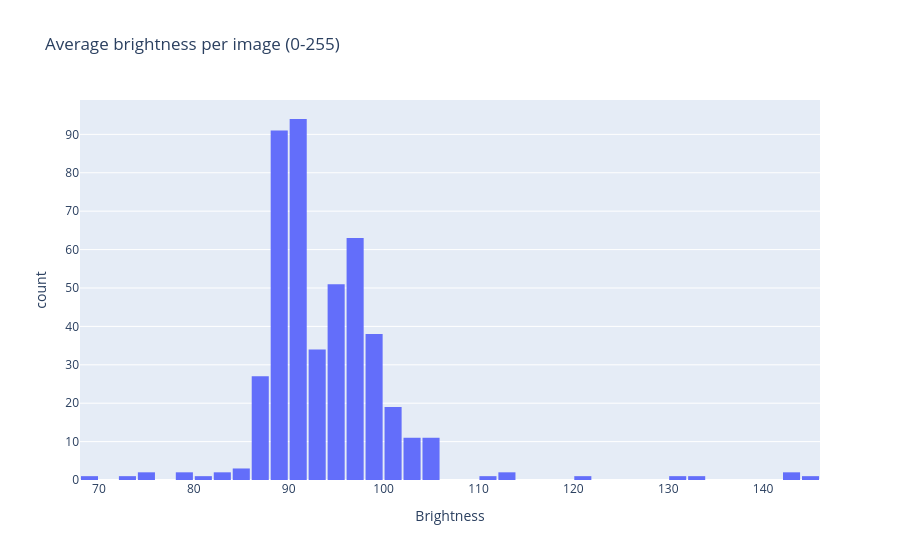

Source (notebook cell):
### Markdown cell above
Histogram of average brightness

### Code cell
fig = px.histogram(
    x=brightness,
    title="Average brightness per image (0-255)",
    labels={"x": "Brightness", "y": "Number of images"}
)

fig.update_layout(bargap=0.1)

fig.show()

### Figure 1 — Plotly figure (JSON) as saved in the notebook; plotly's stock layout.template omitted (floating-point values rounded to 4 significant figures; data arrays with more than 128 entries replaced by an {"elided": "..."} marker saying what was removed)
{"data": [{"bingroup": "x", "hovertemplate": "Brightness=%{x}<br>count=%{y}<extra></extra>", "legendgroup": "", "marker": {"color": "#636efa", "pattern": {"shape": ""}}, "name": "", "orientation": "v", "showlegend": false, "type": "histogram", "x": {"elided": "460 float values"}, "xaxis": "x", "yaxis": "y"}], "layout": {"bargap": 0.1, "barmode": "relative", "legend": {"tracegroupgap": 0}, "title": {"text": "Average brightness per image (0-255)"}, "xaxis": {"anchor": "y", "domain": [0, 1], "title": {"text": "Brightness"}}, "yaxis": {"anchor": "x", "domain": [0, 1], "title": {"text": "count"}}}}
